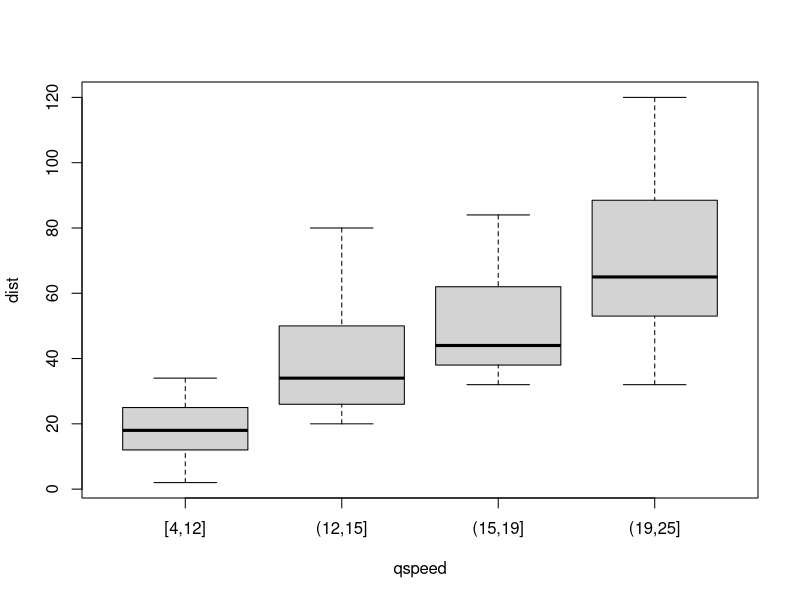

Here is the R script that generated this plot:
ncol(cars); nrow(cars)
dim(cars)
lm(dist~speed, data=cars)

cars$qspeed <- cut(cars$speed, breaks=quantile(cars$speed), include.lowest=TRUE)
names(cars)
cars[3]
table(cars[3])
is.factor(cars$qspeed)
plot(dist~qspeed, data=cars)
a <- lm(dist~qspeed, data = cars)
summary(a)
